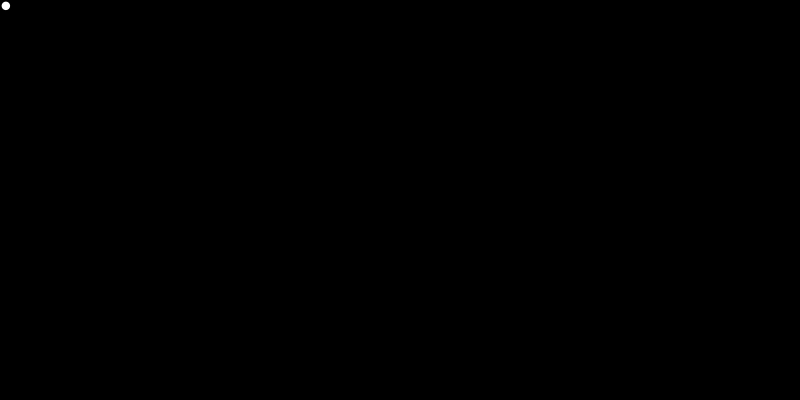
Frame 1 (no input)
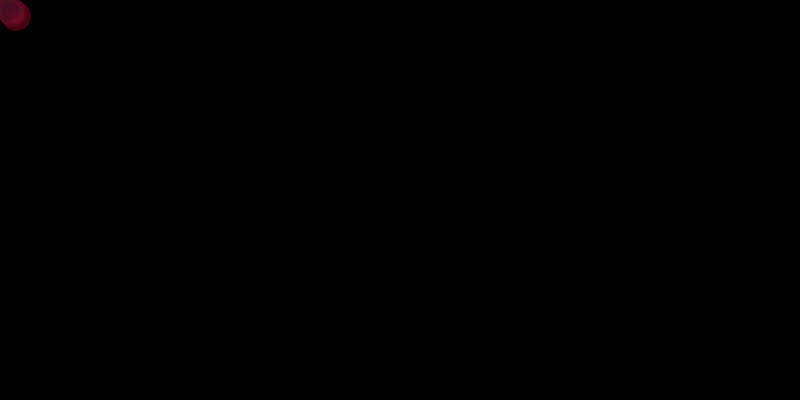
Frame 60 (the mouse pressed at the canvas centre just before this capture)
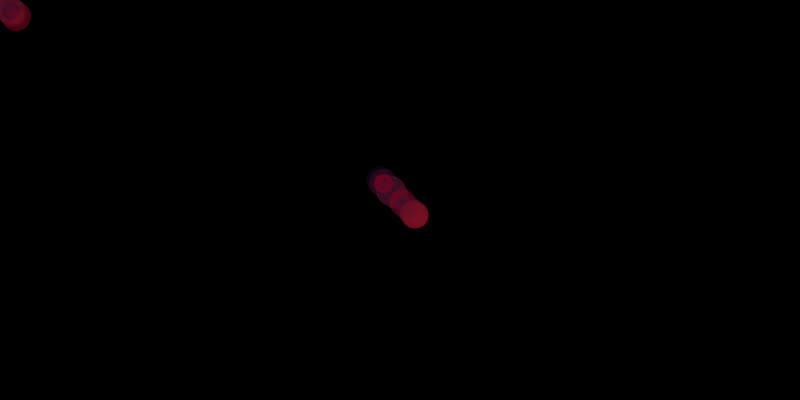
Frame 120 (the mouse held since frame 60 and released just before this capture)

The Processing sketch that drew these frames (run headless with seeded random() and noise(); from frame 60 on, the mouse is pressed at the canvas centre):

// Processing sketch: processing_13318
// ── processing_13318.pde

 void setup(){
  size(800,400);
  background(0);
  frameRate(20);
  noStroke();
}

void draw(){
  float a = random(-20,20);
  float i = random(1,30);
  ellipse(mouseX+a,mouseY+a,i,i);
  fill(random(150),random(20),35,random(200));
}
